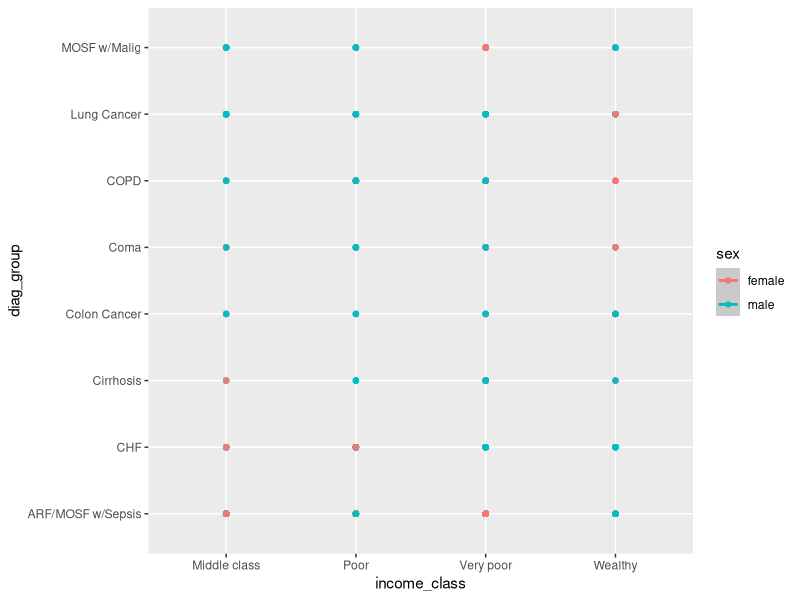

Write R code to recreate this figure.
## ---- chunk 1
#| message: false
library(tidyverse)
library(here)
## ---- chunk 2
#| message: false
meta_data <- read_csv("data/med_data_tidy.csv")
## ---- chunk 3
clean_data <- meta_data |>
  select(age, death, sex, diag_group, diag_class, income) |>
  mutate(income = gsub("\\$", "", income)) |>
  na.omit()

clean_data
## ---- chunk 4
clean_data <- clean_data |>
  mutate(income_class = case_when(income == "under 11k" ~ "Very poor",
    income == "11-25k" ~ "Poor",
    income == "25-50k" ~ "Middle class",
    income == ">50k" ~ "Wealthy"),
    income_num = case_when(income == "under 11k" ~ 11,
    income == "11-25k" ~ 18,
    income == "25-50k" ~ 37.5,
    income == ">50k" ~ 50))

clean_data
## ---- chunk 5
income_vs_class <- clean_data |>
  lm(income_num ~  diag_class, data = _)
## ---- chunk 6
income_vs_class |>
  summary()
## ---- chunk 7
income_vs_class |>
  pluck("coefficients")
## ---- chunk 8
income_vs_class_death <- clean_data |>
  lm(income_num ~  diag_class + death, data = _)
## ---- chunk 9
income_vs_class_death |>
  summary()
## ---- chunk 10
income_vs_everything <- clean_data |>
  lm(income_num ~  diag_class + death + age, data = _)
## ---- chunk 11
income_vs_everything |>
  summary()
## ---- chunk 12
pl1 <- clean_data |>
  ggplot(mapping = aes(x = income_class,
                       y = diag_group,
                       colour = sex)) +
  geom_point() + 
  geom_smooth(method = "lm")
  
pl1
